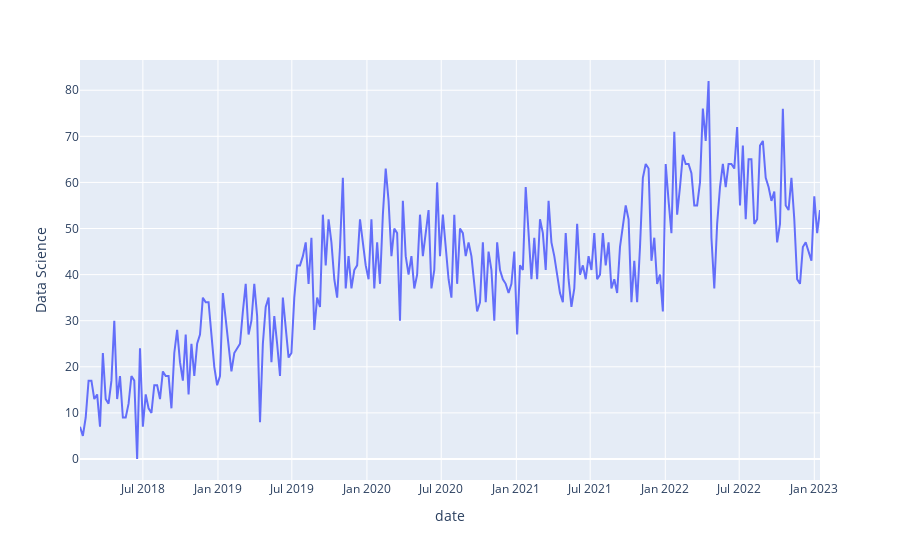

The notebook cell this image was saved under:
### Code cell
dataInd.index = pd.to_datetime(dataInd.index)
fig = px.line(dataInd, x=dataInd.index, y='Data Science')
fig.show()

### Figure 1 — Plotly figure (JSON) as saved in the notebook; plotly's stock layout.template omitted (floating-point values rounded to 4 significant figures; data arrays with more than 128 entries replaced by an {"elided": "..."} marker saying what was removed)
{"data": [{"hovertemplate": "date=%{x}<br>Data Science=%{y}<extra></extra>", "legendgroup": "", "line": {"color": "#636efa", "dash": "solid"}, "marker": {"symbol": "circle"}, "mode": "lines", "name": "", "orientation": "v", "showlegend": false, "type": "scatter", "x": {"elided": "260 str values"}, "xaxis": "x", "y": {"elided": "260 int values"}, "yaxis": "y"}], "layout": {"legend": {"tracegroupgap": 0}, "margin": {"t": 60}, "xaxis": {"anchor": "y", "domain": [0, 1], "title": {"text": "date"}}, "yaxis": {"anchor": "x", "domain": [0, 1], "title": {"text": "Data Science"}}}}
